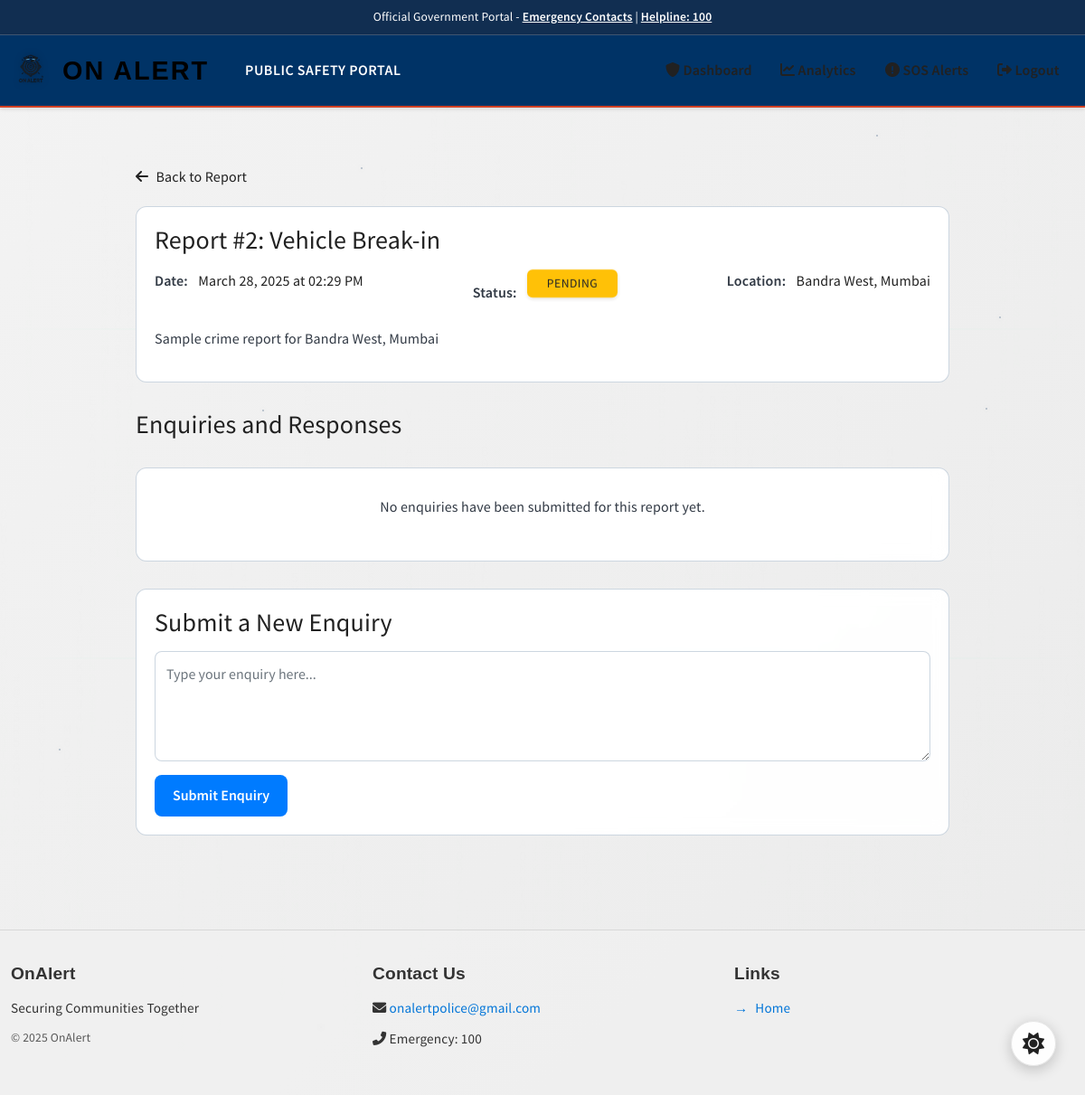
The app's page /report_enquiries/2 (signed in) with its own data.
### crime/models.py (models this page shows, shortened)
class CrimeReport(db.Model):
    id = db.Column(db.Integer, primary_key=True)
    title = db.Column(db.String(100), nullable=False)
    description = db.Column(db.Text, nullable=False)
    location = db.Column(db.String(200), nullable=False)
    latitude = db.Column(db.Float, nullable=False)
    longitude = db.Column(db.Float, nullable=False)
    timestamp = db.Column(db.DateTime, default=datetime.utcnow)
    updated_at = db.Column(db.DateTime, default=datetime.utcnow)
    user_id = db.Column(db.Integer, db.ForeignKey('user.id'), nullable=True)  # Made nullable for anonymous reports
    is_anonymous = db.Column(db.Boolean, default=False)  # New field for anonymous reporting
    status = db.Column(db.String(20), default='pending')
    notes = db.Column(db.Text, nullable=True)
    evidence_file = db.Column(db.String(255), nullable=True)
    is_verified = db.Column(db.Boolean, default=False)
    verification_status = db.Column(db.String(20), default='pending')
    action_taken = db.Column(db.Text, nullable=True)
    suspect_description = db.Column(db.Text, nullable=True)
    suspect_sketch = db.Column(db.String(255), nullable=True)

### crime/app.py (the view)
@app.route('/report_enquiries/<int:report_id>')
@login_required
def view_enquiries(report_id):
    report = CrimeReport.query.get_or_404(report_id)
    if report.user_id != current_user.id and not current_user.is_admin and not current_user.is_police:
        flash('You do not have permission to view enquiries for this report.', 'danger')
        return redirect(url_for('reports'))
    enquiries = ReportEnquiry.query.filter_by(report_id=report_id).order_by(ReportEnquiry.created_at.desc()).all()
    current_time = datetime.now()
    for enquiry in enquiries:
        if enquiry.created_at.year > 2023:
            enquiry.created_at = current_time - timedelta(minutes=30)  # 30 minutes ago
        if enquiry.updated_at and enquiry.updated_at.year > 2023:
            enquiry.updated_at = current_time
    return render_template('report_enquiries.html', report=report, enquiries=enquiries)

### crime/app.py (called while the page is built)
@login_manager.user_loader
def load_user(user_id):
    return User.query.get(int(user_id))

### crime/templates/report_enquiries.html (shortened to what this page needs)
{% extends "base.html" %}
{% block content %}
<div class="enquiries-container">
    <a href="{{ url_for('reports', crime_id=report.id) }}" class="back-link">
        <i class="fas fa-arrow-left"></i> Back to Report
    </a>
    <div class="report-info">
        <h3>Report #{{ report.id }}: {{ report.title }}</h3>
        <div class="report-meta">
            <div>
                <span class="meta-label">Date:</span>
                <span>{{ report.timestamp.strftime('%B %d, %Y at %I:%M %p') }}</span>
            </div>
            <div>
                <span class="meta-label">Status:</span>
                <span class="status-badge {{ report.status }}">{{ report.status|title }}</span>
            </div>
            <div>
                <span class="meta-label">Location:</span>
                <span>{{ report.location }}</span>
            </div>
        </div>
        <div class="report-description">
            {{ report.description }}
        </div>
    </div>
    <h3>Enquiries and Responses</h3>
    <div class="enquiry-list">
        {% if enquiries %}
            {% for enquiry in enquiries %}
            <div class="enquiry-item">
                <div class="enquiry-header">
                    <div class="enquiry-user">
                        {{ enquiry.user.username }}
                    </div>
                    <div class="enquiry-date">
                        {{ enquiry.created_at.strftime('%d %b %Y - %H:%M') }}
                    </div>
                </div>
                <div class="enquiry-message">
                    {{ enquiry.message }}
                </div>
                {% if enquiry.is_responded %}
                <div class="enquiry-response">
                    <div class="response-label">Response:</div>
                    {{ enquiry.response }}
                    <div class="enquiry-date">
                        {{ enquiry.updated_at.strftime('%d %b %Y - %H:%M') }}
                    </div>
                </div>
                {% elif current_user.is_police or current_user.is_admin %}
                <form action="{{ url_for('respond_enquiry', enquiry_id=enquiry.id) }}" method="POST" class="response-form">
                    <textarea name="response" class="form-control" rows="4" placeholder="Type your response here..." required></textarea>
                    <button type="submit" class="btn-respond">Submit Response</button>
                </form>
                {% else %}
                <p class="text-muted">Awaiting response from authorities.</p>
                {% endif %}
            </div>
            {% endfor %}
        {% else %}
            <div class="no-enquiries">
                <p>No enquiries have been submitted for this report yet.</p>
            </div>
        {% endif %}
    </div>
    {% if report.user_id == current_user.id %}
    <div class="new-enquiry-form">
        <h3>Submit a New Enquiry</h3>
        <form action="{{ url_for('submit_enquiry', report_id=report.id) }}" method="POST">
            <textarea name="enquiry_message" class="form-control" rows="4" placeholder="Type your enquiry here..." required></textarea>
            <button type="submit" class="btn-respond">Submit Enquiry</button>
        </form>
    </div>
    {% endif %}
</div>
{% endblock %}

### crime/templates/base.html (style rules this page uses)
body { opacity: 1; transition: opacity 0.3s ease; }
h1, h2, h3, .section-title { transition: transform 0.3s ease, color 0.3s ease; cursor: default; }

### crime/templates/report_enquiries.html (style rules this page uses)
.enquiries-container { max-width: 900px; margin: 40px auto; }
.report-info { background: var(--glass-bg); backdrop-filter: blur(8px); border: 1px solid var(--glass-border); border-radius: 12px; padding: 20px; margin-bottom: 30px; }
.report-info h3 { margin-bottom: 15px; color: var(--text-primary); }
.report-meta { display: flex; justify-content: space-between; flex-wrap: wrap; margin-bottom: 15px; }
.report-meta div { margin-bottom: 10px; }
.meta-label { font-weight: 600; color: var(--text-secondary); margin-right: 8px; }
.status-badge { display: inline-block; padding: 4px 10px; border-radius: 20px; font-size: 0.85rem; font-weight: 600; text-transform: uppercase; }
.status-badge.pending { background-color: #ffc107; color: #212529; }
.report-description { color: var(--text-secondary); line-height: 1.6; margin-bottom: 15px; }
.enquiry-list { margin-top: 30px; }
.form-control { width: 100%; padding: 12px; background: rgba(255, 255, 255, 0.1); border: 1px solid var(--glass-border); border-radius: 8px; color: var(--text-primary); margin-bottom: 15px; resize: vertical; }
.btn-respond { background-color: #007bff; color: white; border: none; padding: 10px 20px; border-radius: 8px; cursor: pointer; font-weight: 600; transition: all 0.3s ease; }
.new-enquiry-form { margin-top: 30px; padding: 20px; background: var(--glass-bg); backdrop-filter: blur(8px); border: 1px solid var(--glass-border); border-radius: 12px; }
.new-enquiry-form h3 { margin-bottom: 15px; color: var(--text-primary); }
.back-link { display: inline-block; margin-bottom: 20px; color: var(--text-primary); text-decoration: none; transition: all 0.3s ease; }
.back-link i { margin-right: 5px; }
.no-enquiries { text-align: center; padding: 30px; background: var(--glass-bg); backdrop-filter: blur(8px); border: 1px solid var(--glass-border); border-radius: 12px; color: var(--text-secondary); }

### records on screen
CrimeReport: id "2", title "Vehicle Break-in", timestamp "March 28, 2025 at 02:29 PM", status "PENDING", location "Bandra West, Mumbai", description "Sample crime report for Bandra West, Mumbai"
